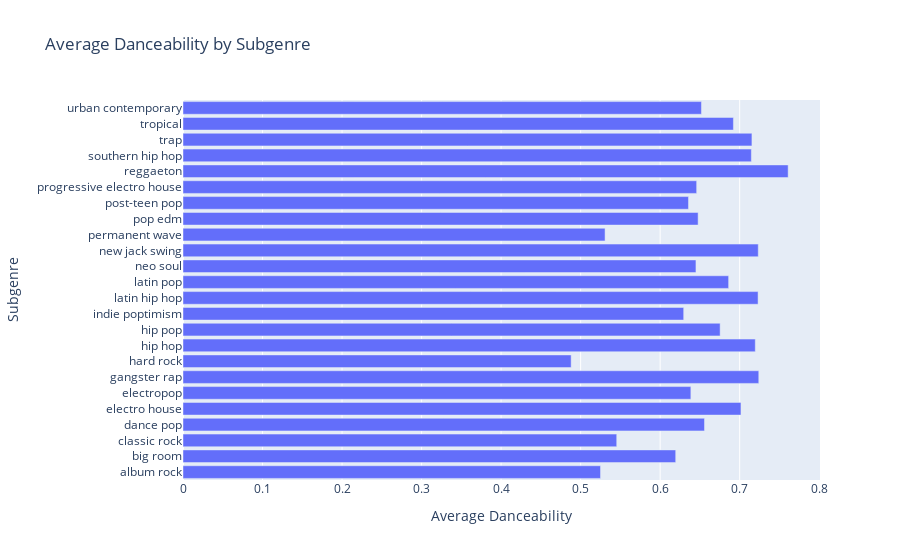

This figure's notebook cell:
### Code cell
subgenre_danceability = df.groupby('playlist_subgenre')['danceability'].mean().reset_index()

fig = px.bar(
    subgenre_danceability,
    x='danceability',
    y='playlist_subgenre',
    orientation='h',
    title="Average Danceability by Subgenre",
    labels={'danceability': 'Average Danceability', 'playlist_subgenre': 'Subgenre'},
    hover_data={'danceability': ':.2f'}
)

fig.show()

### Figure 1 — Plotly figure (JSON) as saved in the notebook; plotly's stock layout.template omitted (floating-point values rounded to 4 significant figures)
{"data": [{"hovertemplate": "Average Danceability=%{x:.2f}<br>Subgenre=%{y}<extra></extra>", "legendgroup": "", "marker": {"color": "#636efa", "pattern": {"shape": ""}}, "name": "", "orientation": "h", "showlegend": false, "textposition": "auto", "type": "bar", "x": [0.525, 0.6196, 0.5454, 0.6558, 0.7016, 0.6386, 0.724, 0.4881, 0.7196, 0.6754, 0.6296, 0.7231, 0.6861, 0.645, 0.7234, 0.5307, 0.6477, 0.6356, 0.6459, 0.761, 0.7147, 0.7154, 0.6921, 0.6519], "xaxis": "x", "y": ["album rock", "big room", "classic rock", "dance pop", "electro house", "electropop", "gangster rap", "hard rock", "hip hop", "hip pop", "indie poptimism", "latin hip hop", "latin pop", "neo soul", "new jack swing", "permanent wave", "pop edm", "post-teen pop", "progressive electro house", "reggaeton", "southern hip hop", "trap", "tropical", "urban contemporary"], "yaxis": "y"}], "layout": {"barmode": "relative", "legend": {"tracegroupgap": 0}, "title": {"text": "Average Danceability by Subgenre"}, "xaxis": {"anchor": "y", "domain": [0, 1], "title": {"text": "Average Danceability"}}, "yaxis": {"anchor": "x", "domain": [0, 1], "title": {"text": "Subgenre"}}}}
